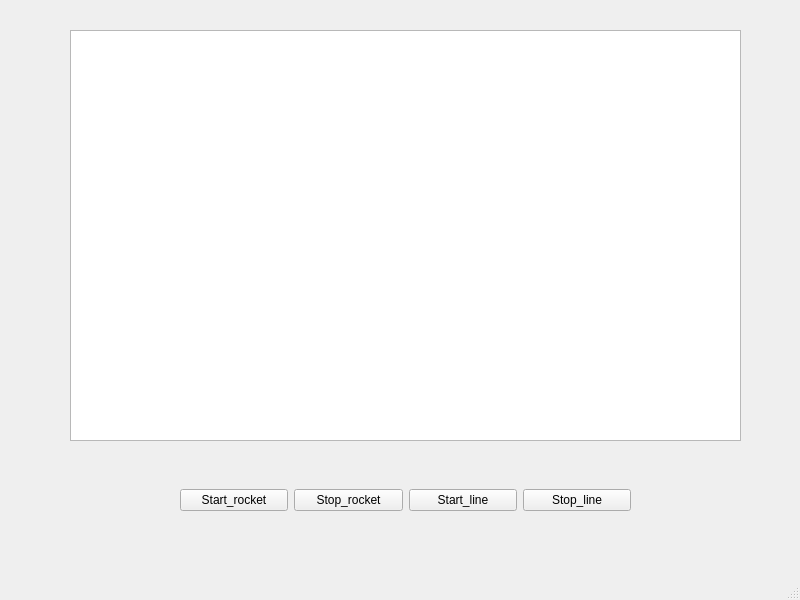
<?xml version="1.0" encoding="UTF-8"?>
<ui version="4.0">
 <class>MainWindow</class>
 <widget class="QMainWindow" name="MainWindow">
  <property name="geometry">
   <rect>
    <x>0</x>
    <y>0</y>
    <width>800</width>
    <height>600</height>
   </rect>
  </property>
  <property name="windowTitle">
   <string>MainWindow</string>
  </property>
  <widget class="QWidget" name="centralwidget">
   <widget class="QGraphicsView" name="graphicsView">
    <property name="geometry">
     <rect>
      <x>70</x>
      <y>30</y>
      <width>671</width>
      <height>411</height>
     </rect>
    </property>
   </widget>
   <widget class="QWidget" name="">
    <property name="geometry">
     <rect>
      <x>180</x>
      <y>470</y>
      <width>451</width>
      <height>61</height>
     </rect>
    </property>
    <layout class="QHBoxLayout" name="horizontalLayout">
     <item>
      <widget class="QPushButton" name="Start_rocket">
       <property name="text">
        <string>Start_rocket</string>
       </property>
      </widget>
     </item>
     <item>
      <widget class="QPushButton" name="Stop_rocket">
       <property name="text">
        <string>Stop_rocket</string>
       </property>
      </widget>
     </item>
     <item>
      <widget class="QPushButton" name="Start_line">
       <property name="text">
        <string>Start_line</string>
       </property>
      </widget>
     </item>
     <item>
      <widget class="QPushButton" name="Stop_line">
       <property name="text">
        <string>Stop_line</string>
       </property>
      </widget>
     </item>
    </layout>
   </widget>
  </widget>
  <widget class="QMenuBar" name="menubar">
   <property name="geometry">
    <rect>
     <x>0</x>
     <y>0</y>
     <width>800</width>
     <height>25</height>
    </rect>
   </property>
  </widget>
  <widget class="QStatusBar" name="statusbar"/>
 </widget>
 <resources/>
 <connections/>
</ui>
